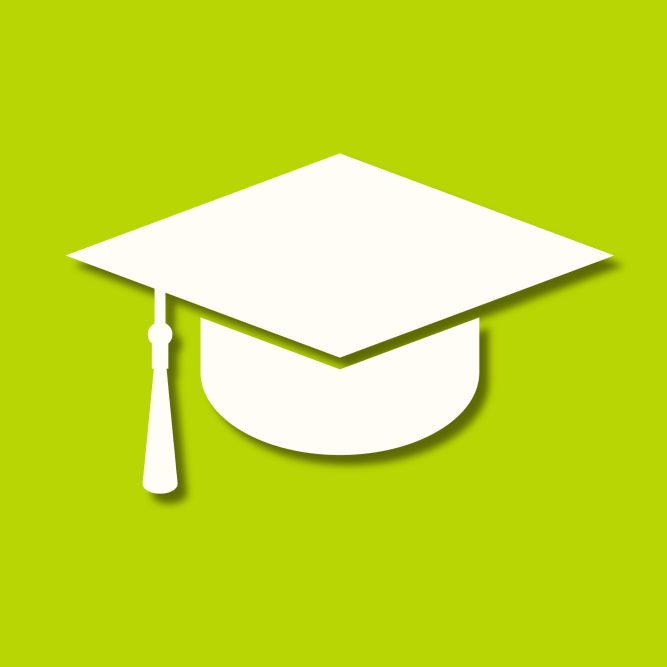
#> input picture helper/AttendSmartly.png, 2000 x 2000 px, found by its file name (shown at 1/3 size)
$ python generate_icons.py
#> lines starting #> are read from the running program, lines starting #| are printed output that depends on the picture
import os
from PIL import Image, ImageDraw

logo_path = r"A:\AttendSmartly\helper\AttendSmartly.png"
res_dir = r"A:\AttendSmartly\app\src\main\res"

# Densities configuration
# Format: (suffix, adaptive_size, adaptive_logo_size, legacy_size, legacy_logo_size, round_logo_size)
configs = [
    ("mdpi", 108, 70, 48, 40, 36),
    ("hdpi", 162, 105, 72, 60, 54),
    ("xhdpi", 216, 140, 96, 80, 72),
    ("xxhdpi", 324, 210, 144, 120, 108),
    ("xxxhdpi", 432, 280, 192, 160, 144),
]

def generate():
    if not os.path.exists(logo_path):
        print(f"Error: Logo file not found at {logo_path}")
        return

    img = Image.open(logo_path).convert("RGBA")
    print(f"Loaded logo from {logo_path} (size: {img.size}, format: {img.format})")
#| Loaded logo from A:\AttendSmartly\helper\AttendSmartly.png (size: (2000, 2000), format: None)

    for suffix, a_sz, a_logo_sz, l_sz, l_logo_sz, r_logo_sz in configs:
        density_dir = os.path.join(res_dir, f"mipmap-{suffix}")
        os.makedirs(density_dir, exist_ok=True)
        print(f"Generating icons for mipmap-{suffix}...")

        # 1. Adaptive foreground (transparent background)
        a_foreground = Image.new("RGBA", (a_sz, a_sz), (0, 0, 0, 0))
        logo_resized = img.resize((a_logo_sz, a_logo_sz), Image.Resampling.LANCZOS)
        offset = (a_sz - a_logo_sz) // 2
        a_foreground.paste(logo_resized, (offset, offset), logo_resized)
        a_foreground.save(os.path.join(density_dir, "ic_launcher_foreground.png"), "PNG")

        # 2. Legacy launcher icon (transparent background)
        l_icon = Image.new("RGBA", (l_sz, l_sz), (255, 255, 255, 0)) # transparent background
        logo_resized_legacy = img.resize((l_logo_sz, l_logo_sz), Image.Resampling.LANCZOS)
        offset_legacy = (l_sz - l_logo_sz) // 2
        l_icon.paste(logo_resized_legacy, (offset_legacy, offset_legacy), logo_resized_legacy)
        l_icon.save(os.path.join(density_dir, "ic_launcher.png"), "PNG")

        # 3. Legacy round launcher icon (transparent background)
        r_icon = Image.new("RGBA", (l_sz, l_sz), (255, 255, 255, 0))
        logo_resized_round = img.resize((r_logo_sz, r_logo_sz), Image.Resampling.LANCZOS)
        offset_round = (l_sz - r_logo_sz) // 2
        r_icon.paste(logo_resized_round, (offset_round, offset_round), logo_resized_round)
        r_icon.save(os.path.join(density_dir, "ic_launcher_round.png"), "PNG")
#> this loop made 5 passes
#> pass 1, in generate, `a_foreground.save(os.path.join(density_dir, "ic_launcher_foreground.pn..`:
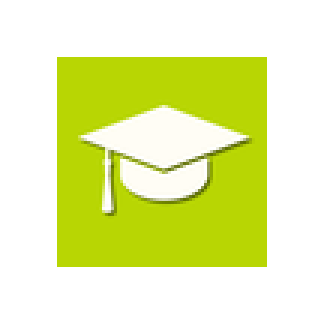
#> saved as ic_launcher_foreground.png: PIL image 108x108 RGBA (shown 3 times larger); mean R, G, B, A 82.1, 92, 21.1, 107.1; transparent parts drawn white
#> after the loop:
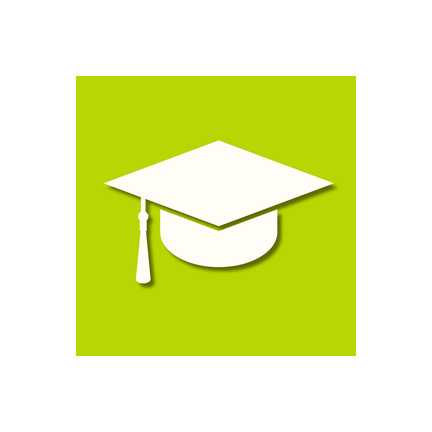
#> a_foreground: PIL image 432x432 RGBA; mean R, G, B, A 82.2, 92, 21.1, 107.1; transparent parts drawn white
#> after the loop:
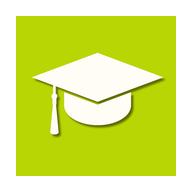
#> l_icon: PIL image 192x192 RGBA; mean R, G, B, A 213.7, 230, 112.8, 177.1; transparent parts drawn white
#> after the loop:
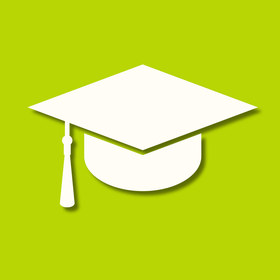
#> logo_resized: PIL image 280x280 RGBA; mean R, G, B, A 195.6, 219, 50.1, 255
#> after the loop:
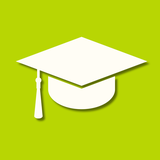
#> logo_resized_legacy: PIL image 160x160 RGBA; mean R, G, B, A 195.5, 219, 50.2, 255
#> after the loop:
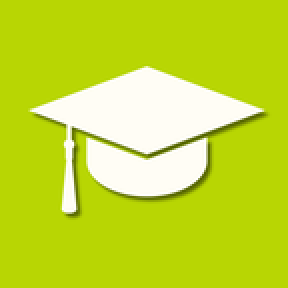
#> logo_resized_round: PIL image 144x144 RGBA (shown 2 times larger); mean R, G, B, A 195.5, 219, 50.2, 255
#> after the loop:
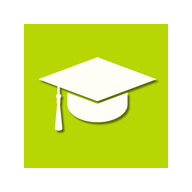
#> r_icon: PIL image 192x192 RGBA; mean R, G, B, A 221.5, 234.8, 139.8, 143.4; transparent parts drawn white

    print("All icons generated successfully!")

if __name__ == "__main__":
    generate()
